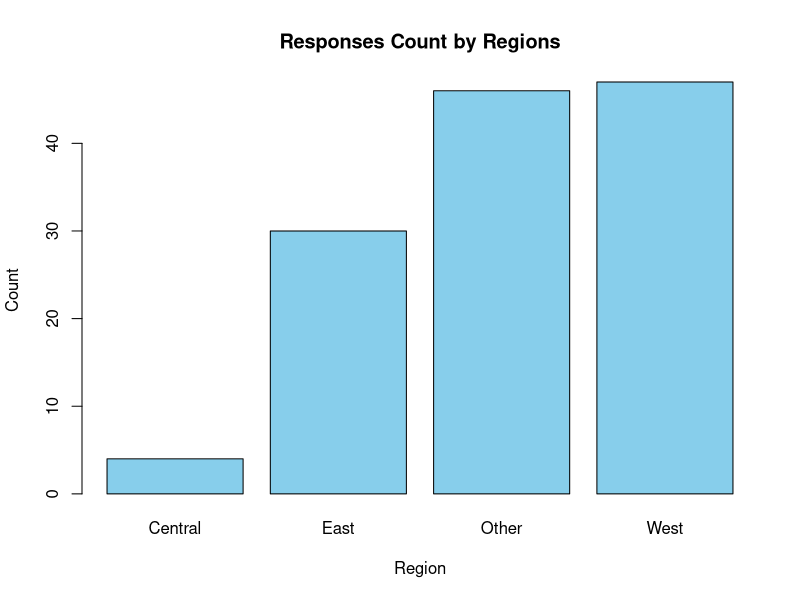
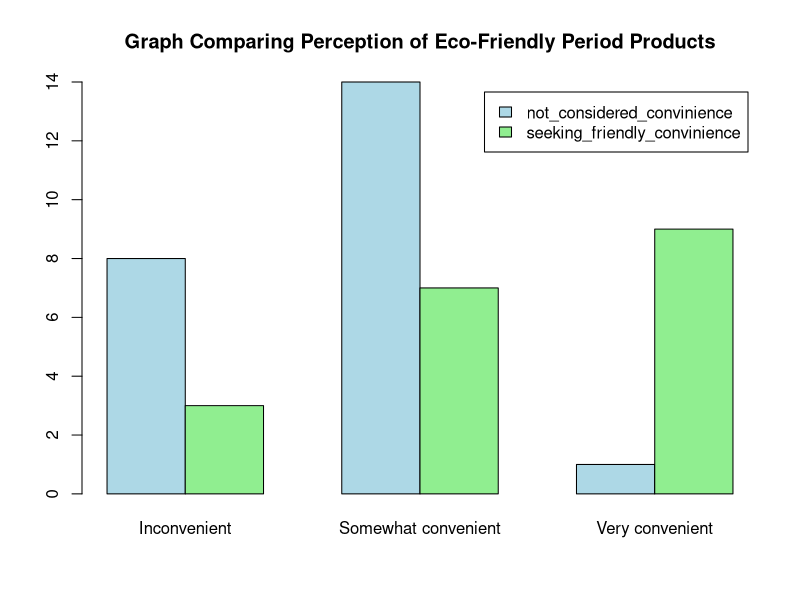
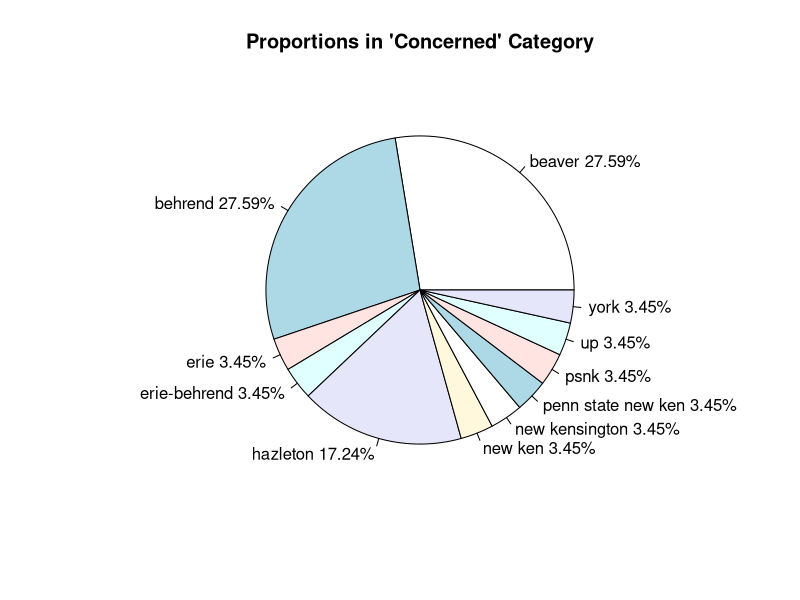
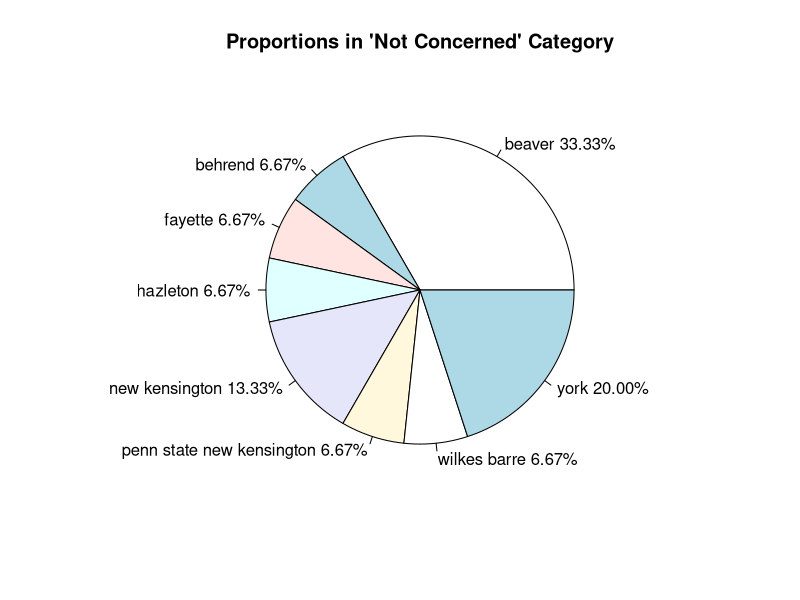
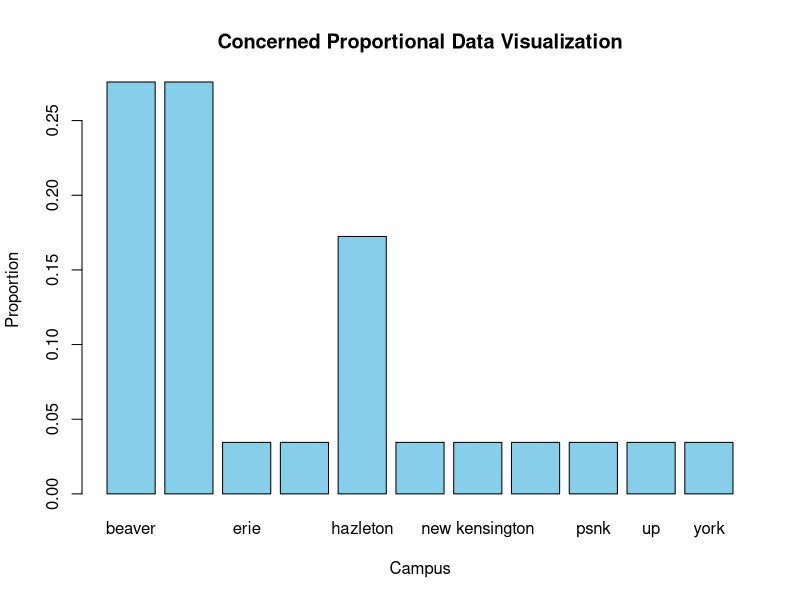
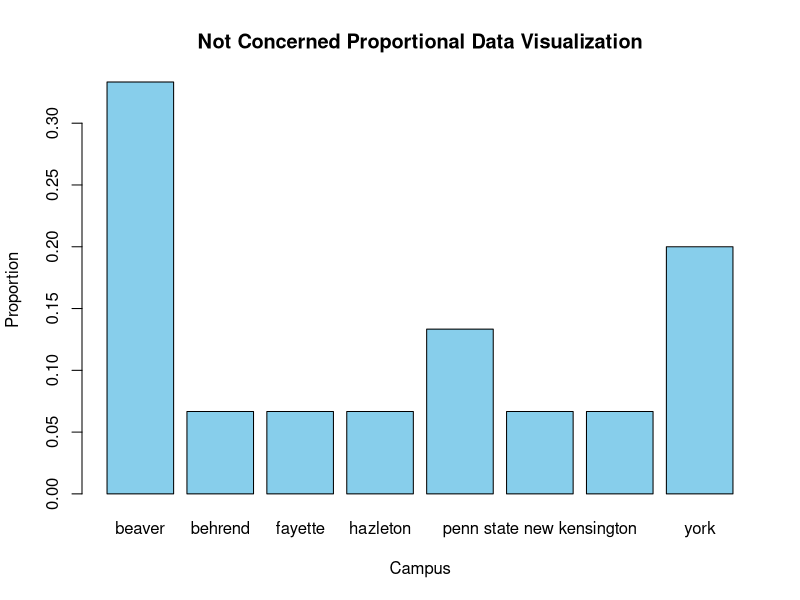

Reproduce these figures in R, in order.
# Install required packages
install.packages("readxl")
install.packages("tidyverse")
install.packages("psych")

# Import required packages
library(readxl)
library(magrittr)
library(dplyr)
library(graphics)
library(scales)
library(psych)

# Read and import the dataset as `data` from the excel file
data <- read_excel("data.xlsx")

# Visualize the whole dataset
View(data)

# Statistical summary of the data
summary(data)
describe(data)

# Change campus names to lower case to make it easier for analysis
data$`Which Penn State campus are you from? (fill in your answer)` <- tolower(data$`Which Penn State campus are you from? (fill in your answer)`)

# Campuses by region
east_campuses <- c("philadelphia", "abington", "brandywine", "hazleton", "lehigh valley", "scranton", "wilkes-barre", "world campus", "york")
west_campuses <- c("pittsburgh", "erie", "beaver", "fayette", "new kensington")
central_campuses <- c("university park", "altoona", "berks", "dubois", "greater allegheny", "harrisburg", "mont alto", "schuylkill", "shenango")

# Add a new column for Region
data$Region <- ifelse(data$`Which Penn State campus are you from? (fill in your answer)` %in% east_campuses, "East",
                    ifelse(data$`Which Penn State campus are you from? (fill in your answer)` %in% west_campuses, "West",
                           ifelse(data$`Which Penn State campus are you from? (fill in your answer)` %in% central_campuses, "Central", "Other")))

# Grouping Data by regions
data %>% 
  group_by(Region) %>% 
  summarise(count = n_distinct(Region))

# Showcase Number of responses based on the campus region
region_counts <- table(data$Region)
barplot(region_counts, main="Responses Count by Regions", xlab="Region", ylab="Count", col="skyblue", names.arg=names(region_counts))

table(data$`Which Penn State campus are you from? (fill in your answer)`)

# Assessing number of responses to the question 'Which of the following apply to you?'
table(data$`Which of the following apply to you?`)

# Store data for the responses is 'I haven't considered making changes before.'
not_considered <- filter(data, `Which of the following apply to you?` == "I haven't considered making changes before.")
table(not_considered$`What is your primary concern when it comes to period products? (Select one)`)
not_considered_convinience <- table(not_considered$`How do you perceive the convenience of using reusable period products?`)

# Store data for the responses is 'I actively seek eco-friendly options.'
seek_friendly <- filter(data, `Which of the following apply to you?` == "I actively seek eco-friendly options.")
table(seek_friendly$`What is your primary concern when it comes to period products? (Select one)`)
seeking_friendly_convinience <- table(seek_friendly$`How do you perceive the convenience of using reusable period products?`)

# Responses Comparison based on how individuals perceive eco-friendly options
counts_matrix <- rbind(not_considered_convinience, seeking_friendly_convinience)
barplot(counts_matrix, beside = TRUE, col = c("lightblue", "lightgreen"),
        main = "Graph Comparing Perception of Eco-Friendly Period Products",
        legend.text = rownames(counts_matrix))

# Sorting the dataset according to How do you feel about the environmental impact of your current period products?
sorted_data <- data[order(data$`How do you feel about the environmental impact of your current period products?`), ]


# Which campuses are dominant in the "Not Concerned" category?
not_concerned_counts <- table(sorted_data$`Which Penn State campus are you from? (fill in your answer)`[sorted_data$`How do you feel about the environmental impact of your current period products?` == "Not concerned"])
not_concerned_proportions <- prop.table(not_concerned_counts)

cat("Proportions in 'Not Concerned' category:\n")
print(not_concerned_proportions)
cat("\nCampus Dominant in 'Not Concerned' category:", names(not_concerned_proportions[which.max(not_concerned_proportions)]))

# Which campuses are most dominant in the "I am concerned" category?
concerned_counts <- table(sorted_data$`Which Penn State campus are you from? (fill in your answer)`[sorted_data$`How do you feel about the environmental impact of your current period products?` == "I am concerned."])
concerned_proportions <- prop.table(concerned_counts)

cat("\n\nProportions in 'I am concerned' category:\n")
print(concerned_proportions)
cat("\nCampus Dominant in 'I am concerned' category:", names(concerned_proportions[which.max(concerned_proportions)]))
    
# Tabulate the proportional data
conserned_proportional_data <- data.frame(
  Concern_Category = names(concerned_proportions),
  Proportion = as.numeric(concerned_proportions)
)
print(conserned_proportional_data)

not_conserned_proportional_data <- data.frame(
  Not_Concern_Category = names(not_concerned_proportions),
  Proportion = as.numeric(not_concerned_proportions)
)
print(not_conserned_proportional_data)

# Creating proportional visuals  
percentage_labels <- scales::percent(conserned_proportional_data$Proportion, scale = 100, accuracy = 0.01)
labels_with_percentage <- paste(conserned_proportional_data$Concern_Category, percentage_labels)
pie(conserned_proportional_data$Proportion, 
    labels = labels_with_percentage, 
    main = "Proportions in 'Concerned' Category")

percentage_labels <- scales::percent(not_conserned_proportional_data$Proportion, scale = 100, accuracy = 0.01)
labels_with_percentage <- paste(not_conserned_proportional_data$Not_Concern_Category, percentage_labels)
pie(not_conserned_proportional_data$Proportion, 
    labels = labels_with_percentage, 
    main = "Proportions in 'Not Concerned' Category")

# Visualize proportional data
barplot(conserned_proportional_data$Proportion, 
        names.arg = conserned_proportional_data$Concern_Category, 
        main = "Concerned Proportional Data Visualization",
        xlab = "Campus",
        ylab = "Proportion",
        col = "skyblue")

barplot(not_conserned_proportional_data$Proportion, 
        names.arg = not_conserned_proportional_data$Not_Concern_Category, 
        main = "Not Concerned Proportional Data Visualization",
        xlab = "Campus",
        ylab = "Proportion",
        col = "skyblue")
